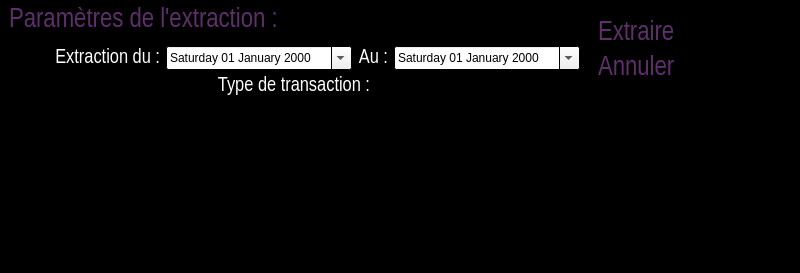
<?xml version="1.0" encoding="UTF-8"?>
<ui version="4.0">
 <class>KosmosExtraction</class>
 <widget class="QDialog" name="KosmosExtraction">
  <property name="geometry">
   <rect>
    <x>0</x>
    <y>0</y>
    <width>800</width>
    <height>273</height>
   </rect>
  </property>
  <property name="palette">
   <palette>
    <active>
     <colorrole role="WindowText">
      <brush brushstyle="SolidPattern">
       <color alpha="255">
        <red>94</red>
        <green>47</green>
        <blue>106</blue>
       </color>
      </brush>
     </colorrole>
     <colorrole role="Base">
      <brush brushstyle="SolidPattern">
       <color alpha="255">
        <red>255</red>
        <green>255</green>
        <blue>255</blue>
       </color>
      </brush>
     </colorrole>
     <colorrole role="Window">
      <brush brushstyle="SolidPattern">
       <color alpha="255">
        <red>0</red>
        <green>0</green>
        <blue>0</blue>
       </color>
      </brush>
     </colorrole>
    </active>
    <inactive>
     <colorrole role="WindowText">
      <brush brushstyle="SolidPattern">
       <color alpha="255">
        <red>94</red>
        <green>47</green>
        <blue>106</blue>
       </color>
      </brush>
     </colorrole>
     <colorrole role="Base">
      <brush brushstyle="SolidPattern">
       <color alpha="255">
        <red>255</red>
        <green>255</green>
        <blue>255</blue>
       </color>
      </brush>
     </colorrole>
     <colorrole role="Window">
      <brush brushstyle="SolidPattern">
       <color alpha="255">
        <red>0</red>
        <green>0</green>
        <blue>0</blue>
       </color>
      </brush>
     </colorrole>
    </inactive>
    <disabled>
     <colorrole role="WindowText">
      <brush brushstyle="SolidPattern">
       <color alpha="255">
        <red>120</red>
        <green>120</green>
        <blue>120</blue>
       </color>
      </brush>
     </colorrole>
     <colorrole role="Base">
      <brush brushstyle="SolidPattern">
       <color alpha="255">
        <red>0</red>
        <green>0</green>
        <blue>0</blue>
       </color>
      </brush>
     </colorrole>
     <colorrole role="Window">
      <brush brushstyle="SolidPattern">
       <color alpha="255">
        <red>0</red>
        <green>0</green>
        <blue>0</blue>
       </color>
      </brush>
     </colorrole>
    </disabled>
   </palette>
  </property>
  <property name="windowTitle">
   <string>Extraction de l'hitorique Kosmos</string>
  </property>
  <property name="windowIcon">
   <iconset resource="pokersphere.qrc">
    <normaloff>:/img/Resources/sphere.ico</normaloff>:/img/Resources/sphere.ico</iconset>
  </property>
  <layout class="QHBoxLayout" name="horizontalLayout_4">
   <property name="spacing">
    <number>0</number>
   </property>
   <property name="leftMargin">
    <number>0</number>
   </property>
   <property name="topMargin">
    <number>0</number>
   </property>
   <property name="rightMargin">
    <number>0</number>
   </property>
   <item>
    <layout class="QVBoxLayout" name="verticalLayout">
     <item>
      <layout class="QHBoxLayout" name="horizontalLayout_3">
       <property name="leftMargin">
        <number>9</number>
       </property>
       <item>
        <widget class="QLabel" name="kosmosExtractionLabel">
         <property name="minimumSize">
          <size>
           <width>0</width>
           <height>40</height>
          </size>
         </property>
         <property name="font">
          <font>
           <family>Arial Narrow</family>
           <pointsize>20</pointsize>
          </font>
         </property>
         <property name="text">
          <string>Paramètres de l'extraction :</string>
         </property>
        </widget>
       </item>
      </layout>
     </item>
     <item>
      <layout class="QHBoxLayout" name="horizontalLayout_2">
       <item>
        <widget class="QLabel" name="extractionDuLabel">
         <property name="minimumSize">
          <size>
           <width>160</width>
           <height>0</height>
          </size>
         </property>
         <property name="palette">
          <palette>
           <active>
            <colorrole role="WindowText">
             <brush brushstyle="SolidPattern">
              <color alpha="255">
               <red>255</red>
               <green>255</green>
               <blue>255</blue>
              </color>
             </brush>
            </colorrole>
           </active>
           <inactive>
            <colorrole role="WindowText">
             <brush brushstyle="SolidPattern">
              <color alpha="255">
               <red>255</red>
               <green>255</green>
               <blue>255</blue>
              </color>
             </brush>
            </colorrole>
           </inactive>
           <disabled>
            <colorrole role="WindowText">
             <brush brushstyle="SolidPattern">
              <color alpha="255">
               <red>120</red>
               <green>120</green>
               <blue>120</blue>
              </color>
             </brush>
            </colorrole>
           </disabled>
          </palette>
         </property>
         <property name="font">
          <font>
           <family>Arial Narrow</family>
           <pointsize>15</pointsize>
          </font>
         </property>
         <property name="text">
          <string>Extraction du :</string>
         </property>
         <property name="alignment">
          <set>Qt::AlignRight|Qt::AlignTrailing|Qt::AlignVCenter</set>
         </property>
        </widget>
       </item>
       <item>
        <widget class="QDateEdit" name="filtreDebutDateEdit">
         <property name="minimumSize">
          <size>
           <width>150</width>
           <height>24</height>
          </size>
         </property>
         <property name="displayFormat">
          <string>dddd dd MMMM yyyy</string>
         </property>
         <property name="calendarPopup">
          <bool>true</bool>
         </property>
        </widget>
       </item>
       <item>
        <widget class="QLabel" name="tournoiAuLabel">
         <property name="maximumSize">
          <size>
           <width>50</width>
           <height>16777215</height>
          </size>
         </property>
         <property name="palette">
          <palette>
           <active>
            <colorrole role="WindowText">
             <brush brushstyle="SolidPattern">
              <color alpha="255">
               <red>255</red>
               <green>255</green>
               <blue>255</blue>
              </color>
             </brush>
            </colorrole>
           </active>
           <inactive>
            <colorrole role="WindowText">
             <brush brushstyle="SolidPattern">
              <color alpha="255">
               <red>255</red>
               <green>255</green>
               <blue>255</blue>
              </color>
             </brush>
            </colorrole>
           </inactive>
           <disabled>
            <colorrole role="WindowText">
             <brush brushstyle="SolidPattern">
              <color alpha="255">
               <red>120</red>
               <green>120</green>
               <blue>120</blue>
              </color>
             </brush>
            </colorrole>
           </disabled>
          </palette>
         </property>
         <property name="font">
          <font>
           <family>Arial Narrow</family>
           <pointsize>15</pointsize>
          </font>
         </property>
         <property name="text">
          <string>Au :</string>
         </property>
         <property name="alignment">
          <set>Qt::AlignRight|Qt::AlignTrailing|Qt::AlignVCenter</set>
         </property>
        </widget>
       </item>
       <item>
        <widget class="QDateEdit" name="filtreFinDateEdit">
         <property name="minimumSize">
          <size>
           <width>150</width>
           <height>24</height>
          </size>
         </property>
         <property name="displayFormat">
          <string>dddd dd MMMM yyyy</string>
         </property>
         <property name="calendarPopup">
          <bool>true</bool>
         </property>
        </widget>
       </item>
      </layout>
     </item>
     <item>
      <layout class="QHBoxLayout" name="horizontalLayout_5">
       <item>
        <widget class="QLabel" name="typeTransactionLabel">
         <property name="minimumSize">
          <size>
           <width>140</width>
           <height>0</height>
          </size>
         </property>
         <property name="maximumSize">
          <size>
           <width>160</width>
           <height>16777215</height>
          </size>
         </property>
         <property name="palette">
          <palette>
           <active>
            <colorrole role="WindowText">
             <brush brushstyle="SolidPattern">
              <color alpha="255">
               <red>255</red>
               <green>255</green>
               <blue>255</blue>
              </color>
             </brush>
            </colorrole>
           </active>
           <inactive>
            <colorrole role="WindowText">
             <brush brushstyle="SolidPattern">
              <color alpha="255">
               <red>255</red>
               <green>255</green>
               <blue>255</blue>
              </color>
             </brush>
            </colorrole>
           </inactive>
           <disabled>
            <colorrole role="WindowText">
             <brush brushstyle="SolidPattern">
              <color alpha="255">
               <red>120</red>
               <green>120</green>
               <blue>120</blue>
              </color>
             </brush>
            </colorrole>
           </disabled>
          </palette>
         </property>
         <property name="font">
          <font>
           <family>Arial Narrow</family>
           <pointsize>15</pointsize>
          </font>
         </property>
         <property name="text">
          <string>Type de transaction :</string>
         </property>
         <property name="alignment">
          <set>Qt::AlignRight|Qt::AlignTop|Qt::AlignTrailing</set>
         </property>
        </widget>
       </item>
       <item>
        <layout class="QVBoxLayout" name="checkBoxVerticalLayout">
         <property name="spacing">
          <number>0</number>
         </property>
        </layout>
       </item>
      </layout>
     </item>
     <item>
      <spacer name="verticalSpacer">
       <property name="orientation">
        <enum>Qt::Vertical</enum>
       </property>
       <property name="sizeHint" stdset="0">
        <size>
         <width>20</width>
         <height>40</height>
        </size>
       </property>
      </spacer>
     </item>
    </layout>
   </item>
   <item>
    <layout class="QVBoxLayout" name="verticalLayout_2">
     <property name="leftMargin">
      <number>9</number>
     </property>
     <item>
      <layout class="QHBoxLayout" name="horizontalLayout_15">
       <item>
        <widget class="QLabel" name="logoLabel">
         <property name="maximumSize">
          <size>
           <width>256</width>
           <height>150</height>
          </size>
         </property>
         <property name="text">
          <string/>
         </property>
         <property name="pixmap">
          <pixmap resource="pokersphere.qrc">:/img/Resources/pokerSphere.gif</pixmap>
         </property>
         <property name="scaledContents">
          <bool>true</bool>
         </property>
         <property name="alignment">
          <set>Qt::AlignCenter</set>
         </property>
        </widget>
       </item>
      </layout>
     </item>
     <item>
      <layout class="QVBoxLayout" name="verticalLayout_6">
       <property name="leftMargin">
        <number>9</number>
       </property>
       <property name="rightMargin">
        <number>9</number>
       </property>
       <item>
        <widget class="QLabel" name="extraireLabel">
         <property name="font">
          <font>
           <family>Arial Narrow</family>
           <pointsize>20</pointsize>
          </font>
         </property>
         <property name="text">
          <string>&lt;a href=&quot;a&quot; style=&quot;text-decoration:none;&quot;&gt;&lt;font color=&quot;#5E2F6A&quot;&gt;Extraire&lt;/font&gt;&lt;/a&gt;</string>
         </property>
        </widget>
       </item>
       <item>
        <widget class="QLabel" name="annulerLabel">
         <property name="font">
          <font>
           <family>Arial Narrow</family>
           <pointsize>20</pointsize>
          </font>
         </property>
         <property name="text">
          <string>&lt;a href=&quot;a&quot; style=&quot;text-decoration:none;&quot;&gt;&lt;font color=&quot;#5E2F6A&quot;&gt;Annuler&lt;/font&gt;&lt;/a&gt;</string>
         </property>
        </widget>
       </item>
       <item>
        <spacer name="verticalSpacer_2">
         <property name="orientation">
          <enum>Qt::Vertical</enum>
         </property>
         <property name="sizeHint" stdset="0">
          <size>
           <width>20</width>
           <height>40</height>
          </size>
         </property>
        </spacer>
       </item>
      </layout>
     </item>
    </layout>
   </item>
  </layout>
 </widget>
 <layoutdefault spacing="6" margin="11"/>
 <resources>
  <include location="pokersphere.qrc"/>
 </resources>
 <connections/>
</ui>
